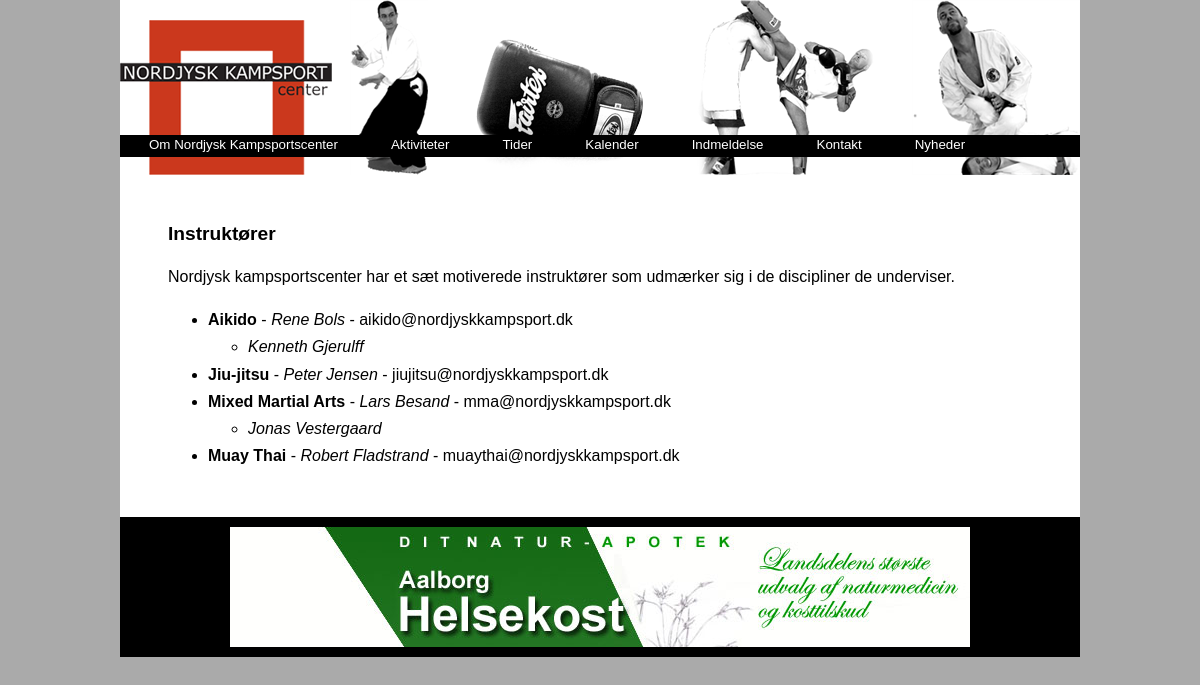
Screenshot of /instruktoerer.php with the database file from the repository.
### tables this page shows
CREATE TABLE IF NOT EXISTS `styles` (
  `id` int(10) unsigned NOT NULL AUTO_INCREMENT,
  `name` varchar(128) NOT NULL,
  `meta_desc` varchar(155) NOT NULL,
  `description` text NOT NULL,
  `head_coach_id` int(10) unsigned NOT NULL,
  `email` varchar(256) NOT NULL,
  PRIMARY KEY (`id`)
);

CREATE TABLE IF NOT EXISTS `coaches` (
  `id` int(10) unsigned NOT NULL AUTO_INCREMENT,
  `name` varchar(256) NOT NULL,
  PRIMARY KEY (`id`)
);

### includes/stylehelper.php (the view, shortened to what this page needs)
<?php
function show_instructor_list() {
	global $qcon;
	echo '<ul>';
	$styles = mysql_query('select id, name, head_coach_id, email from styles', $qcon);
	while ($myStyle = mysql_fetch_array($styles)) {
		$headcoach = mysql_fetch_array(mysql_query('select * from coaches where id = ' . $myStyle['head_coach_id'], $qcon));
		echo '<li><b>' . $myStyle['name'] . '</b> - <em>' . $headcoach['name'] . '</em> - ' . $myStyle['email'];
		$coaches = mysql_query('select * from coaches where id in (select coach_id from coaches_styles where style_id = ' . $myStyle['id'] . ') and id != ' . $myStyle['head_coach_id'], $qcon);
		echo '<ul>';
		while ($mycocoach = mysql_fetch_assoc($coaches)) {
			echo '<li><em>' . $mycocoach['name'] . '</em></li>';
		}
		echo '</ul>' . '</li>';
	}
	echo '</ul>';
}
?>

### stylesheets/stylesheet.css (style rules this page uses)
body { background-color: #AAAAAA; margin-top:0; font-family: helvetica, verdana, courier; }

### rows the page displays
styles: name "Aikido", coaches.name "Rene Bols", email "aikido@nordjyskkampsport.dk"
coaches: name "Kenneth Gjerulff"
styles: name "Jiu-jitsu", coaches.name "Peter Jensen", email "jiujitsu@nordjyskkampsport.dk"
styles: name "Mixed Martial Arts", coaches.name "Lars Besand", email "mma@nordjyskkampsport.dk"
coaches: name "Jonas Vestergaard"
styles: name "Muay Thai", coaches.name "Robert Fladstrand", email "muaythai@nordjyskkampsport.dk"
